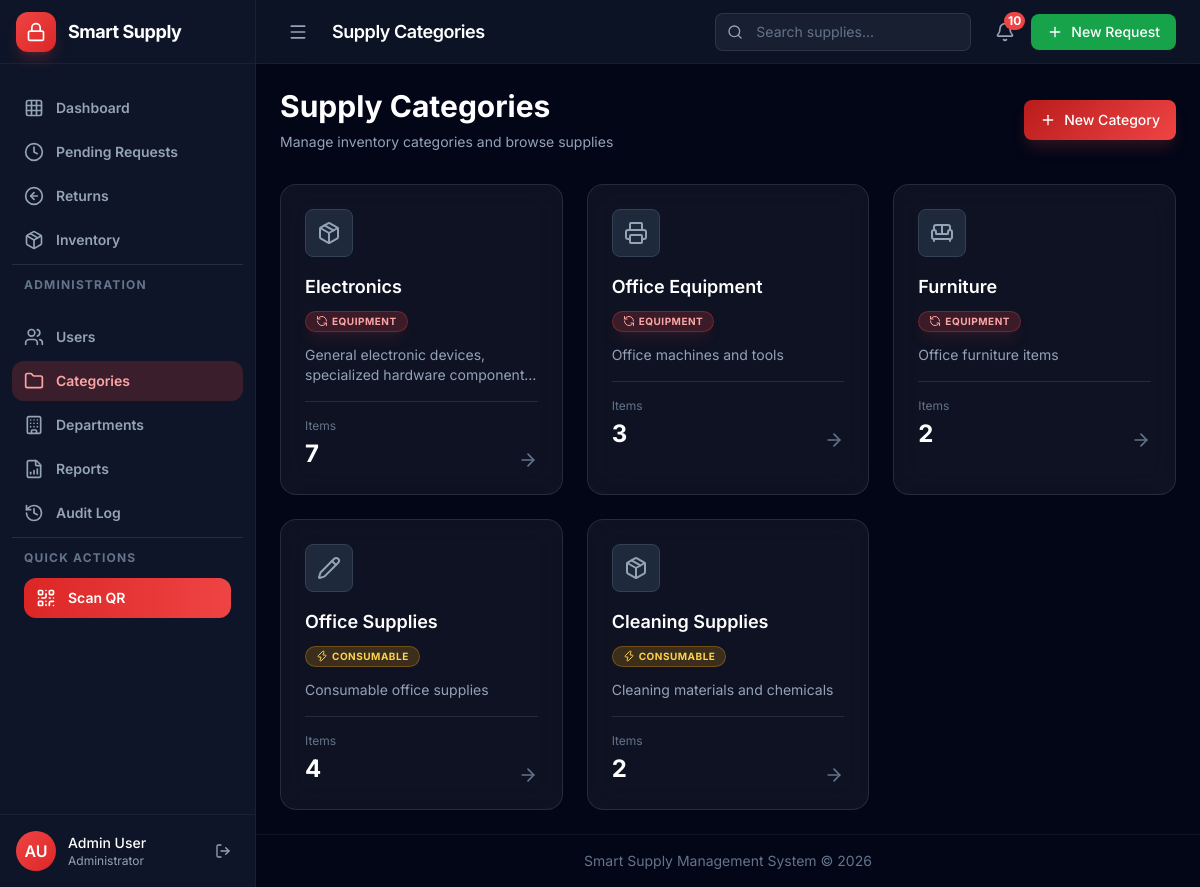
/categories/ (signed in), run on the app's committed database.
### core/models.py (models this page shows, shortened)
class User(AbstractUser):
    class Role(models.TextChoices):
        ADMIN = 'admin', 'Admin'
        GSO_STAFF = 'gso_staff', 'GSO Staff'
        DEPARTMENT_USER = 'department_user', 'Department User'
    class ApprovalStatus(models.TextChoices):
        PENDING = 'pending', 'Pending Approval'
        APPROVED = 'approved', 'Approved'
        REJECTED = 'rejected', 'Rejected'
    username = models.CharField(max_length=150, unique=True)
    email = models.EmailField('email address', blank=True)
    role = models.CharField(
        max_length=20,
        choices=Role.choices,
        default=Role.DEPARTMENT_USER
    )
    approval_status = models.CharField(
        max_length=20,
        choices=ApprovalStatus.choices,
        default=ApprovalStatus.PENDING
    )
    department = models.ForeignKey(
        Department,
        on_delete=models.SET_NULL,
        null=True,
        blank=True,
        related_name='users'
    )
    phone = models.CharField(max_length=20, blank=True)
    profile_picture = models.ImageField(
        upload_to='profile_pics/',
        blank=True,
        null=True
    )
    created_at = models.DateTimeField(auto_now_add=True)
    updated_at = models.DateTimeField(auto_now=True)
    objects = UserManager()
    USERNAME_FIELD = 'username'
    REQUIRED_FIELDS = ['first_name', 'last_name']
    class Meta:
        ordering = ['-created_at']
    @property
    def overdue_items(self):
        return self.borrowed_items.filter(
            returned_at__isnull=True,
            return_deadline__lt=timezone.now()
        )
    @property
    def has_overdue_items(self):
        return self.overdue_items.exists()

class SupplyCategory(models.Model):
    name = models.CharField(max_length=100, unique=True)
    description = models.TextField(blank=True)
    is_material = models.BooleanField(
        default=False,
        help_text="If checked, items are borrowable equipment that must be returned"
    )
    icon = models.CharField(
        max_length=50,
        blank=True,
        help_text="Icon class name (e.g., 'laptop', 'printer')"
    )
    is_active = models.BooleanField(default=True)
    created_at = models.DateTimeField(auto_now_add=True)
    updated_at = models.DateTimeField(auto_now=True)
    class Meta:
        verbose_name_plural = 'Supply Categories'
        ordering = ['name']

### core/views.py (the view)
# urls.py: path('categories/', views.categories_list, name='categories'),
@login_required
def categories_list(request):
    categories = SupplyCategory.objects.filter(is_active=True).annotate(
        supply_count=Count('supplies', filter=Q(supplies__is_active=True))
    )
    return render(request, 'supplies/categories.html', {'categories': categories})

### templates/supplies/categories.html (shortened to what this page needs)
{% extends 'base.html' %}
{% load static %}
{% block content %}
<div class="space-y-8" x-data="{ deleteModal: false, deleteCategory: null, deleteId: null }">
    <div class="flex flex-col md:flex-row md:items-center justify-between gap-6">
        <div>
            <h2 class="text-3xl font-bold text-white mb-2">Supply Categories</h2>
            <p class="text-slate-400 text-sm">Manage inventory categories and browse supplies</p>
        </div>
        {% if user.role == 'admin' or user.role == 'gso_staff' %}
        <a href="{% url 'category_create' %}"
           class="btn-primary">
            <i data-lucide="plus" class="w-4 h-4"></i>
            New Category
        </a>
        {% endif %}
    </div>
    <div class="grid grid-cols-1 md:grid-cols-2 lg:grid-cols-3 gap-6">
        {% for category in categories %}
        <div class="glass-card card-hover group">
            <a href="{% url 'supplies' %}?category={{ category.id }}" class="block">
                <div class="flex items-start justify-between mb-4">
                    <div class="w-12 h-12 rounded-lg flex items-center justify-center bg-slate-800 border border-slate-700 group-hover:border-slate-600 transition-all">
                        <i data-lucide="{% if category.icon %}{{ category.icon }}{% elif category.is_material %}box{% else %}package{% endif %}"
                           class="w-6 h-6 text-slate-400 group-hover:text-slate-300"></i>
                    </div>
                </div>
                <h3 class="text-lg font-semibold text-white mb-2 group-hover:text-slate-200 transition-colors">
                    {{ category.name }}
                </h3>
                <div class="mb-3">
                    {% if category.is_material %}
                    <span class="badge badge-success">
                        <i data-lucide="refresh-ccw" class="w-3 h-3 mr-1"></i>
                        Equipment
                    </span>
                    {% else %}
                    <span class="badge badge-warning">
                        <i data-lucide="zap" class="w-3 h-3 mr-1"></i>
                        Consumable
                    </span>
                    {% endif %}
                </div>
                <p class="text-sm text-slate-400 mb-4 line-clamp-2">
                    {% if category.description %}{{ category.description }}{% else %}<span class="text-slate-600 italic">No description</span>{% endif %}
                </p>
                <div class="flex items-end justify-between pt-4 border-t border-white/10">
                    <div>
                        <p class="text-xs text-slate-500 mb-1">Items</p>
                        <p class="text-2xl font-bold text-white">{{ category.supply_count }}</p>
                    </div>
                    <i data-lucide="arrow-right" class="w-5 h-5 text-slate-500 group-hover:text-white group-hover:translate-x-1 transition-all"></i>
                </div>
            </a>
        </div>
        {% endfor %}
    </div>
</div>
{% endblock %}

### templates/sidebars/admin_sidebar.html (shortened to what this page needs)
<aside class="fixed lg:sticky top-0 left-0 z-50 h-screen bg-slate-900/95 backdrop-blur-xl border-r border-white/5 transition-all duration-300"
       :class="sidebarOpen ? 'w-64 translate-x-0' : 'w-64 -translate-x-full lg:w-20 lg:translate-x-0'">
    <div class="h-full flex flex-col">
        <div class="h-16 flex items-center border-b border-white/5 px-4">
            <a href="{% url 'dashboard' %}" up-target="main" up-follow class="flex items-center gap-3">
                <div class="w-10 h-10 rounded-xl bg-gradient-to-br from-red-500 to-red-600 flex items-center justify-center shadow-lg shadow-red-500/20 flex-shrink-0">
                    <i data-lucide="lock" class="w-5 h-5 text-white"></i>
                </div>
                <span class="font-bold text-lg tracking-tight text-white transition-opacity duration-200"
                      :class="sidebarOpen ? 'opacity-100' : 'opacity-0 lg:hidden'">
                    Smart Supply
                </span>
            </a>
        </div>
        <nav class="flex-1 py-6 px-3 space-y-1 overflow-y-auto" x-init="$nextTick(() => { if (window.lucide) lucide.createIcons(); })">
            <a href="{% url 'dashboard' %}" up-target="main" up-follow
               class="flex items-center gap-3 px-3 py-2.5 rounded-xl transition-all duration-200"
               :class="currentUrl === '{% url 'dashboard' %}' ? 'bg-red-500/20 text-red-300' : 'text-slate-400 hover:bg-white/5 hover:text-white'">
                <i data-lucide="grid-3x3" class="w-5 h-5"></i>
                <span class="text-sm font-semibold transition-opacity" :class="sidebarOpen ? 'opacity-100' : 'opacity-0 lg:hidden'">Dashboard</span>
            </a>
            <a href="{% url 'pending_requests' %}" up-target="main" up-follow
               class="flex items-center justify-between px-3 py-2.5 rounded-xl transition-all duration-200"
               :class="currentUrl.startsWith('{% url 'pending_requests' %}') ? 'bg-red-500/20 text-red-300' : 'text-slate-400 hover:bg-white/5 hover:text-white'">
                <div class="flex items-center gap-3">
                    <i data-lucide="clock" class="w-5 h-5"></i>
                    <span class="text-sm font-semibold transition-opacity" :class="sidebarOpen ? 'opacity-100' : 'opacity-0 lg:hidden'">Pending Requests</span>
                </div>
            </a>
            <a href="{% url 'returns' %}" up-target="main" up-follow
               class="flex items-center gap-3 px-3 py-2.5 rounded-xl transition-all duration-200"
               :class="currentUrl === '{% url 'returns' %}' ? 'bg-red-500/20 text-red-300' : 'text-slate-400 hover:bg-white/5 hover:text-white'">
                <i data-lucide="arrow-left-circle" class="w-5 h-5"></i>
                <span class="text-sm font-semibold transition-opacity" :class="sidebarOpen ? 'opacity-100' : 'opacity-0 lg:hidden'">Returns</span>
            </a>
            <a href="{% url 'supplies' %}" up-target="main" up-follow
               class="flex items-center gap-3 px-3 py-2.5 rounded-xl transition-all duration-200"
               :class="currentUrl.startsWith('{% url 'supplies' %}') ? 'bg-red-500/20 text-red-300' : 'text-slate-400 hover:bg-white/5 hover:text-white'">
                <i data-lucide="package" class="w-5 h-5"></i>
                <span class="text-sm font-semibold transition-opacity" :class="sidebarOpen ? 'opacity-100' : 'opacity-0 lg:hidden'">Inventory</span>
            </a>
            <div class="h-px bg-white/10 my-3"></div>
            <div class="px-3 py-2">
                <p class="text-xs font-bold text-slate-500 uppercase tracking-widest mb-3" :class="sidebarOpen ? 'opacity-100' : 'opacity-0 lg:hidden'">Administration</p>
            </div>
            <a href="{% url 'users' %}" up-target="main" up-follow
               class="flex items-center gap-3 px-3 py-2.5 rounded-xl transition-all duration-200"
               :class="currentUrl.startsWith('{% url 'users' %}') ? 'bg-red-500/20 text-red-300' : 'text-slate-400 hover:bg-white/5 hover:text-white'">
                <i data-lucide="users" class="w-5 h-5"></i>
                <span class="text-sm font-semibold transition-opacity" :class="sidebarOpen ? 'opacity-100' : 'opacity-0 lg:hidden'">Users</span>
            </a>
            <a href="{% url 'categories' %}" up-target="main" up-follow
               class="flex items-center gap-3 px-3 py-2.5 rounded-xl transition-all duration-200"
               :class="currentUrl.startsWith('{% url 'categories' %}') ? 'bg-red-500/20 text-red-300' : 'text-slate-400 hover:bg-white/5 hover:text-white'">
                <i data-lucide="folder" class="w-5 h-5"></i>
                <span class="text-sm font-semibold transition-opacity" :class="sidebarOpen ? 'opacity-100' : 'opacity-0 lg:hidden'">Categories</span>
            </a>
            <a href="{% url 'departments' %}" up-target="main" up-follow
               class="flex items-center gap-3 px-3 py-2.5 rounded-xl transition-all duration-200"
               :class="currentUrl.startsWith('{% url 'departments' %}') ? 'bg-red-500/20 text-red-300' : 'text-slate-400 hover:bg-white/5 hover:text-white'">
                <i data-lucide="building" class="w-5 h-5"></i>
                <span class="text-sm font-semibold transition-opacity" :class="sidebarOpen ? 'opacity-100' : 'opacity-0 lg:hidden'">Departments</span>
            </a>
            <a href="{% url 'reports' %}" up-target="main" up-follow
               class="flex items-center gap-3 px-3 py-2.5 rounded-xl transition-all duration-200"
               :class="currentUrl.startsWith('{% url 'reports' %}') ? 'bg-red-500/20 text-red-300' : 'text-slate-400 hover:bg-white/5 hover:text-white'">
                <i data-lucide="file-bar-chart" class="w-5 h-5"></i>
                <span class="text-sm font-semibold transition-opacity" :class="sidebarOpen ? 'opacity-100' : 'opacity-0 lg:hidden'">Reports</span>
            </a>
            <a href="{% url 'audit_log' %}" up-target="main" up-follow
               class="flex items-center gap-3 px-3 py-2.5 rounded-xl transition-all duration-200"
               :class="currentUrl.startsWith('{% url 'audit_log' %}') ? 'bg-red-500/20 text-red-300' : 'text-slate-400 hover:bg-white/5 hover:text-white'">
                <i data-lucide="history" class="w-5 h-5"></i>
                <span class="text-sm font-semibold transition-opacity" :class="sidebarOpen ? 'opacity-100' : 'opacity-0 lg:hidden'">Audit Log</span>
            </a>
            <div class="h-px bg-white/10 my-3"></div>
            <div class="px-3 py-2">
                <p class="text-xs font-bold text-slate-500 uppercase tracking-widest mb-3" :class="sidebarOpen ? 'opacity-100' : 'opacity-0 lg:hidden'">Quick Actions</p>
                <a href="{% url 'qr_scanner' %}" up-target="main" up-follow
                   class="flex items-center gap-3 px-3 py-2.5 rounded-xl bg-gradient-to-r from-red-600 to-red-500 hover:from-red-500 hover:to-red-400 text-white transition-all">
                    <i data-lucide="qr-code" class="w-5 h-5"></i>
                    <span class="text-sm font-semibold transition-opacity" :class="sidebarOpen ? 'opacity-100' : 'opacity-0 lg:hidden'">Scan QR</span>
                </a>
            </div>
        </nav>
        <div class="border-t border-white/5 p-4">
            <div class="flex items-center gap-3">
                <div class="w-10 h-10 rounded-full bg-gradient-to-br from-red-500 to-red-600 flex items-center justify-center text-white font-semibold flex-shrink-0">
                    {{ user.first_name.0 }}{{ user.last_name.0 }}
                </div>
                <div class="flex-1 min-w-0" :class="sidebarOpen ? 'block' : 'hidden lg:hidden'">
                    <p class="text-sm font-medium text-white truncate">{{ user.get_full_name }}</p>
                    <p class="text-xs text-slate-400 truncate">Administrator</p>
                </div>
                <a href="{% url 'logout' %}"
                   class="p-2 rounded-lg hover:bg-red-500/20 hover:text-red-400 text-slate-400 transition-colors"
                   :class="sidebarOpen ? 'block' : 'hidden lg:block'"
                   title="Logout">
                    <i data-lucide="log-out" class="w-4 h-4"></i>
                </a>
            </div>
        </div>
    </div>
</aside>

### data on the page
User: first_name.0 "A", last_name.0 "U", get_full_name "Admin User"
SupplyCategory: name "Electronics", is_material True (drawn), description "General electronic devices, specialized hardware…", supply_count "7"
SupplyCategory: name "Office Equipment", is_material True (drawn), description "Office machines and tools", supply_count "3"
SupplyCategory: name "Furniture", is_material True (drawn), description "Office furniture items", supply_count "2"
SupplyCategory: name "Office Supplies", is_material False (drawn), description "Consumable office supplies", supply_count "4"
SupplyCategory: name "Cleaning Supplies", is_material False (drawn), description "Cleaning materials and chemicals", supply_count "2"

### other printed values
{{ notifications_count }} "10"
